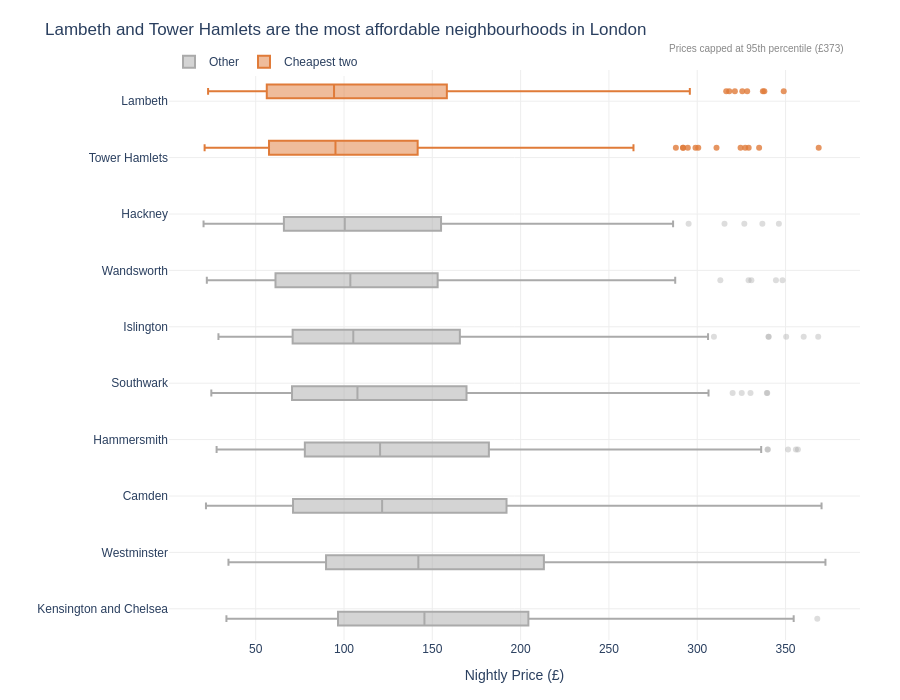

The cell this chart's notebook holds for it:
### Markdown cell above
## Task 2 — Box plot: listing activity by borough

**What to build:** A **horizontal box plot** comparing listing activity (reviews per month) across London boroughs — reviews per month is a proxy for how frequently a listing is booked.

**Requirements:**
- Horizontal orientation (borough names are long)
- Sorted by median reviews per month (most active at top)
- Highlight the **two most active** boroughs in a different colour
- Outliers shown as individual points
- Insight title naming the two busiest boroughs

> 💡 Some listings have zero reviews — these are new or inactive listings. Filter them out with before plotting

### Code cell
# Task 2
neighbourhood_order = df_cap.groupby('neighbourhood')['price'].median().sort_values(ascending=True).index.tolist()


two_cheapest = neighbourhood_order[:2]
print(f"Two cheapest neighbourhoods: {two_cheapest}")

df_cap['highlight'] = df_cap['neighbourhood'].apply(lambda n: 'Cheapest two' if n in two_cheapest else 'Other')

palette = {'Cheapest two': '#E07B39', 'Other': '#AAAAAA'}

fig = px.box(
    df_cap,
    x='price',
    y='neighbourhood',
    color='highlight',
    category_orders={
        'neighbourhood': neighbourhood_order,   
        'highlight': ['Other', 'Cheapest two'], 
    },
    color_discrete_map=palette,
    labels={'price': 'Nightly Price (£)', 'neighbourhood': ''},
    title=f'{two_cheapest[0]} and {two_cheapest[1]} are the most affordable neighbourhoods in London',
    points='outliers',
    height=700

)

fig.update_traces(
    selector=dict(name='Other'),
    marker=dict(opacity=0.4),
)
fig.update_traces(
    selector=dict(name='Cheapest two'),
    marker=dict(opacity=0.8),
)

fig.add_annotation(
    xref='paper', yref='paper', x=0.98, y=1.05,
    text=f'Prices capped at 95th percentile (£{p95:.0f})',
    showarrow=False,
    font=dict(size=10, color='#888888'),
    align='right',
)

fig.update_layout(
    plot_bgcolor='white',
    paper_bgcolor='white',
    font=dict(family='Arial', size=12),
    legend=dict(title='', orientation='h', y=1.04),
    margin=dict(l=160, r=40, t=70, b=60),
)
fig.update_xaxes(gridcolor='#EEEEEE')
fig.update_yaxes(gridcolor='#EEEEEE')

fig.show()

### Figure 1 — Plotly figure (JSON) as saved in the notebook; plotly's stock layout.template omitted (floating-point values rounded to 4 significant figures; data arrays with more than 128 entries replaced by an {"elided": "..."} marker saying what was removed)
{"data": [{"alignmentgroup": "True", "boxpoints": "outliers", "hovertemplate": "highlight=Other<br>Nightly Price (£)=%{x}<br>=%{y}<extra></extra>", "legendgroup": "Other", "marker": {"color": "#AAAAAA", "opacity": 0.4}, "name": "Other", "notched": false, "offsetgroup": "Other", "orientation": "h", "showlegend": true, "type": "box", "x": {"elided": "1877 float values"}, "x0": " ", "xaxis": "x", "y": {"elided": "1877 str values"}, "y0": " ", "yaxis": "y"}, {"alignmentgroup": "True", "boxpoints": "outliers", "hovertemplate": "highlight=Cheapest two<br>Nightly Price (£)=%{x}<br>=%{y}<extra></extra>", "legendgroup": "Cheapest two", "marker": {"color": "#E07B39", "opacity": 0.8}, "name": "Cheapest two", "notched": false, "offsetgroup": "Cheapest two", "orientation": "h", "showlegend": true, "type": "box", "x": {"elided": "498 float values"}, "x0": " ", "xaxis": "x", "y": {"elided": "498 str values"}, "y0": " ", "yaxis": "y"}], "layout": {"annotations": [{"align": "right", "font": {"color": "#888888", "size": 10}, "showarrow": false, "text": "Prices capped at 95th percentile (£373)", "x": 0.98, "xref": "paper", "y": 1.05, "yref": "paper"}], "boxmode": "group", "font": {"family": "Arial", "size": 12}, "height": 700, "legend": {"orientation": "h", "title": {"text": ""}, "tracegroupgap": 0, "y": 1.04}, "margin": {"b": 60, "l": 160, "r": 40, "t": 70}, "paper_bgcolor": "white", "plot_bgcolor": "white", "title": {"text": "Lambeth and Tower Hamlets are the most affordable neighbourhoods in London"}, "xaxis": {"anchor": "y", "domain": [0, 1], "gridcolor": "#EEEEEE", "title": {"text": "Nightly Price (£)"}}, "yaxis": {"anchor": "x", "categoryarray": ["Kensington and Chelsea", "Westminster", "Camden", "Hammersmith", "Southwark", "Islington", "Wandsworth", "Hackney", "Tower Hamlets", "Lambeth"], "categoryorder": "array", "domain": [0, 1], "gridcolor": "#EEEEEE", "title": {"text": ""}}}}
